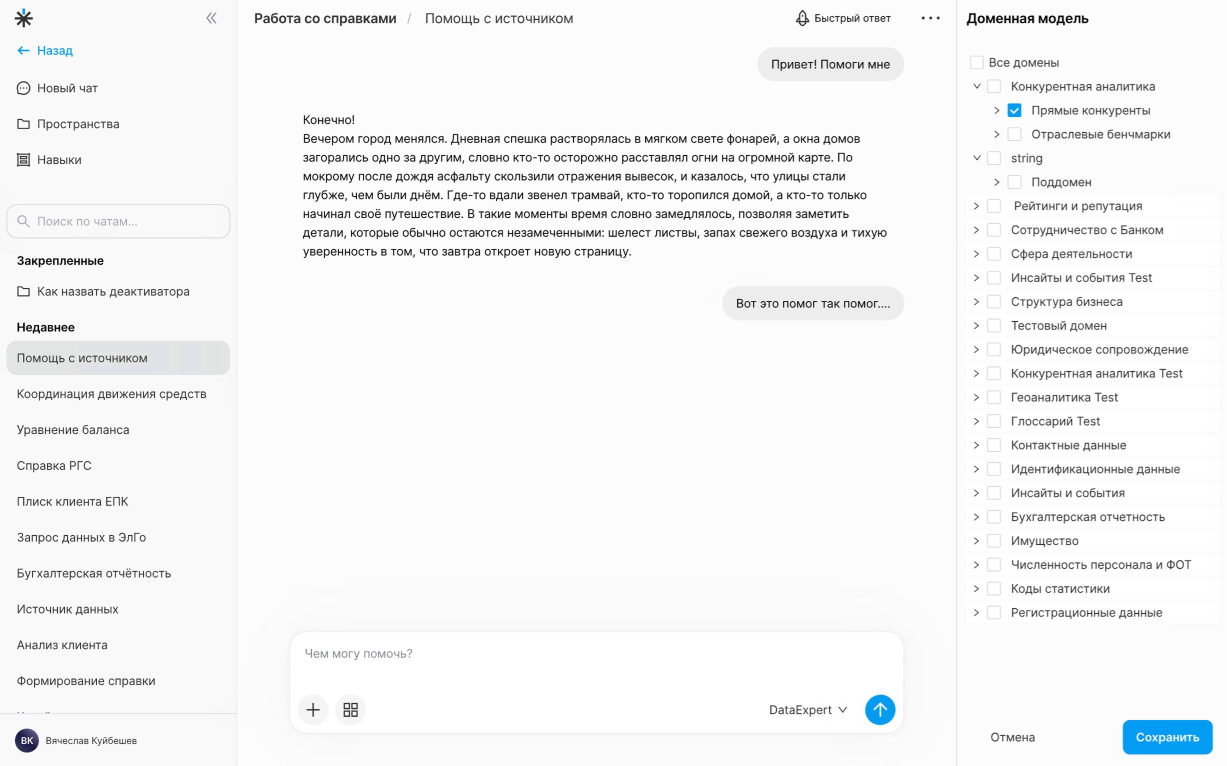
#> input picture design/assets/ai-space.png, 4906 x 3064 px (shown at 1/4 size); its folder holds only this picture in this run
$ python build.py
#> lines starting #> are read from the running program, lines starting #| are printed output that depends on the picture
#!/usr/bin/env python3
"""Сборка статического сайта из дизайн-референсов design/*.dc.html в dist/.

  python3 -m pip install -r requirements.txt
  SITE_URL=https://example.ru python3 build.py

Каждый референс — шаблон с привязками {{ ... }}, style-hover / style-after,
<sc-if>/<sc-for> и классом Component. Сборщик переносит разметку как есть,
превращая привязки в CSS-переменные и data-атрибуты, которые обслуживает
src/site.js. Картинки конвертируются в WebP с несколькими ширинами.
"""
import hashlib
import html
import json
import os
import re
import shutil
import sys
from pathlib import Path

from PIL import Image, ImageDraw, ImageFont

ROOT = Path(__file__).resolve().parent
DESIGN = ROOT / 'design'
ASSETS = DESIGN / 'assets'
SRC = ROOT / 'src'
DIST = ROOT / 'dist'
SITE_URL = os.environ.get('SITE_URL', 'https://gurevnind.ru').rstrip('/')

ACCENT = '#1B44E0'
SITE_JS = 'site.js'  # имя с хэшем содержимого задаётся в main()

# Метатеги подтверждения прав для панелей вебмастера; выводятся только на главной.
VERIFICATION = {
    'yandex-verification': '20485b39baa75f5a',
}
# Ключ IndexNow: файл /<ключ>.txt подтверждает, что уведомления шлёт владелец сайта.
INDEXNOW_KEY = 'd0c705f09210197d3875f06d88c2709b'

PAGES = {
    'Portfolio.dc.html': {
        'route': '/',
        'title': 'Дмитрий Гуревнин — продуктовый дизайнер',
        'desc': 'Портфолио продуктового дизайнера Дмитрия Гуревнина: внутренние data-heavy продукты, высоконагруженные системы, сложные данные и enterprise-сценарии.',
    },
    'Case Sber Platform v3.dc.html': {
        'route': '/cases/sber-platform/',
        'title': 'Корпоративная платформа клиентских данных — кейс · Дмитрий Гуревнин',
        'desc': 'Кейс: корпоративная банковская платформа для работы с данными корпоративных клиентов Сбера — 30 000+ пользователей ежедневно.',
    },
    'Case SberBusiness Consents.dc.html': {
        'route': '/cases/sberbusiness-consents/',
        'title': 'Раздел согласий в СберБизнес — кейс · Дмитрий Гуревнин',
        'desc': 'Кейс: раздел работы с согласиями в СберБизнес для 120 000+ активных пользователей с учётом требований регуляции.',
    },
    'Feature Client Form.dc.html': {
        'route': '/cases/sber-platform/client-form/',
        'title': 'Форма создания клиента — фича · Дмитрий Гуревнин',
        'desc': 'Фича корпоративной платформы: пошаговая форма создания клиента.',
    },
    'Feature Data Domains.dc.html': {
        'route': '/cases/sber-platform/data-domains/',
        'title': 'Домены данных и AI-пространство — фича · Дмитрий Гуревнин',
        'desc': 'Фича корпоративной платформы: управление доменами данных и AI-пространство.',
    },
    'Feature Bulk Operations.dc.html': {
        'route': '/cases/sber-platform/bulk-operations/',
        'title': 'Массовые операции по филиальной сети — фича · Дмитрий Гуревнин',
        'desc': 'Фича корпоративной платформы: автоматизация массовых операций по филиальной сети.',
    },
}
# Старые имена референсов, на которые ещё ссылается код.
ALIASES = {'Case Sber Platform v2.dc.html': 'Case Sber Platform v3.dc.html'}
FEATURE_SLUGS = {
    'Feature Client Form': 'client-form',
    'Feature Data Domains': 'data-domains',
    'Feature Bulk Operations': 'bulk-operations',
}

# Ширины для srcset; оригинал (не шире MAX_W) всегда идёт в src — его же открывает лайтбокс.
MAX_W = 2900
WIDTHS = (960, 1600)
# sizes для картинок, которые на экране заметно уже вьюпорта.
SIZES = {
    'avatar-full': '200px',
    **{n: '(max-width: 640px) 100vw, 420px' for n in ('istanbul', 'dnd', 'mushrooms', 'travel', 'altai', 'altai-nose', 'podcast')},
}
DEFAULT_SIZES = '(min-width: 1792px) 1632px, 100vw'


# ---------------------------------------------------------------- images

image_info = {}


def build_images():
    out = DIST / 'assets'
    out.mkdir(parents=True, exist_ok=True)
    for p in sorted(ASSETS.iterdir()):
        if p.suffix.lower() != '.png':
            if p.is_file():
                shutil.copy2(p, out / p.name)
            continue
        with Image.open(p) as im:
#> im is the input picture: PIL image 4906x3064 RGBA; mean R, G, B, A 244.5, 245.1, 245.5, 255
            im.load()
            w, h = im.size
#> w = 4906; h = 3064
            if im.mode not in ('RGB', 'RGBA'):
                im = im.convert('RGBA')
            variants = []
            full_w = min(w, MAX_W)
#> full_w = 2900
            for tw in sorted({x for x in WIDTHS if x < full_w} | {full_w}):
                name = p.stem + ('.webp' if tw == full_w else f'-{tw}.webp')
                dst = out / name
                if not dst.exists() or dst.stat().st_mtime < p.stat().st_mtime:
                    th = round(h * tw / w)
                    (im if tw == w else im.resize((tw, th), Image.LANCZOS)).save(dst, 'WEBP', quality=82, method=6)
                variants.append((tw, name))
#> this loop made 3 passes
#> pass 1, in build_images, `(im if tw == w else im.resize((tw, th), Image.LANCZOS)).save(dst, 'WEB..`:
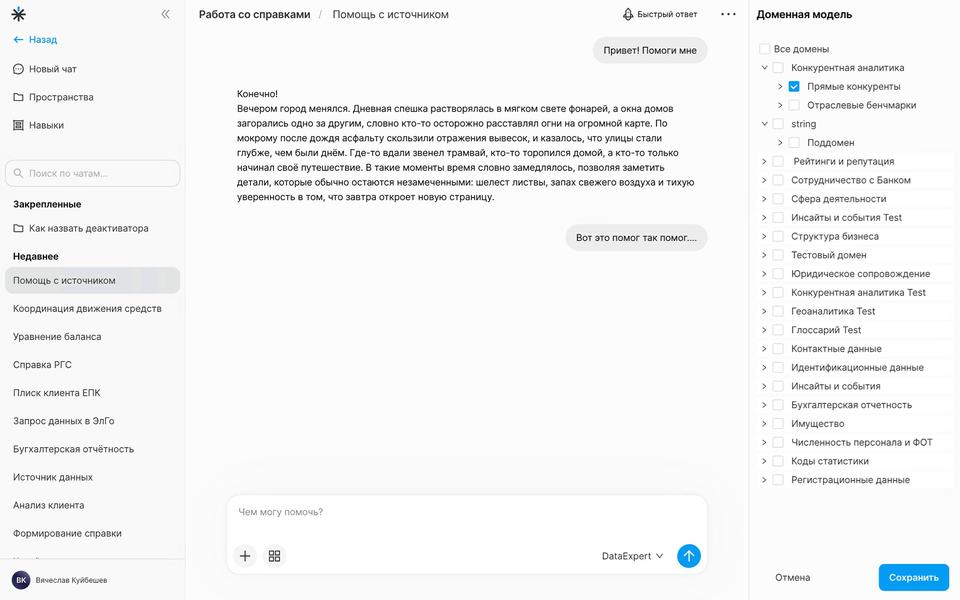
#> saved as ai-space-960.webp: PIL image 960x600 RGBA; mean R, G, B, A 244.2, 244.8, 245.2, 255
#> pass 2, in build_images, `(im if tw == w else im.resize((tw, th), Image.LANCZOS)).save(dst, 'WEB..`:
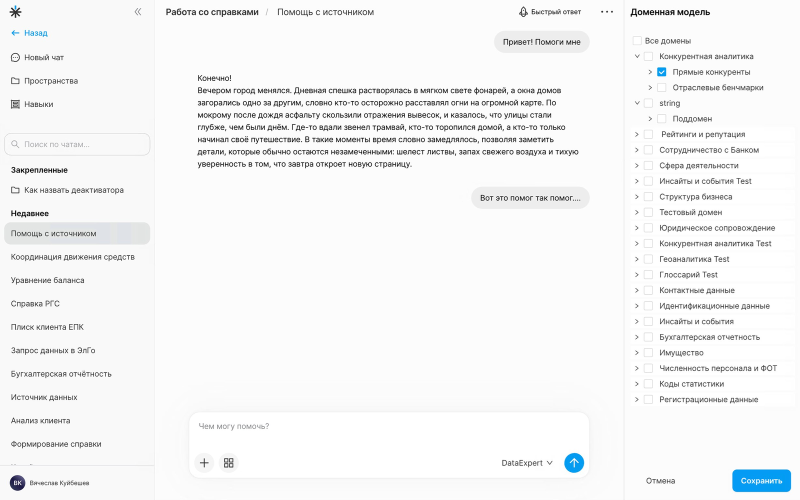
#> saved as ai-space-1600.webp: PIL image 1600x999 RGBA (shown at 1/2 size); mean R, G, B, A 244.3, 245, 245.3, 255
#> after the loop, variants = [(960, 'ai-space-960.webp'), (1600, 'ai-space-1600.webp')]
        image_info[p.stem] = {'w': full_w, 'h': round(h * full_w / w), 'variants': variants}
    print(f'images: {len(image_info)}')


# [5 lines left out: function asset_url, not called in this run]


# ---------------------------------------------------------------- template conversion

TOKEN_RE = re.compile(r'<!--.*?-->|<(/?)([a-zA-Z][\w-]*)((?:\s+[^\s=/>]+(?:="[^"]*")?)*)\s*(/?)>', re.S)
ATTR_RE = re.compile(r'([^\s=/>]+)(?:="([^"]*)")?')
BIND_RE = re.compile(r'{{\s*([\w.]+)\s*}}')
EVENTS = {'onClick': 'click', 'onMouseEnter': 'mouseenter', 'onMouseLeave': 'mouseleave', 'onMouseDown': 'mousedown'}
VOID = {'img', 'br', 'meta', 'input', 'hr', 'source', 'link'}


# [9 lines left out: function map_url, not called in this run]


class Converter:
    # [156 lines left out: functions __init__, css_value, rule, start_tag, img_attrs, text and 2 more, not called in this run]


# ---------------------------------------------------------------- pages

BASE_CSS = (
    'dc-if,dc-for{display:contents}dc-if[hidden]{display:none!important}'
    ':focus-visible{outline:2px solid ' + ACCENT + ';outline-offset:2px}'
    # Точки карусели 6px — расширяем зону нажатия без изменения вида.
    'button[aria-label="Слайд"]{position:relative}'
    'button[aria-label="Слайд"]::before{content:"";position:absolute;inset:-9px -3px}'
)


def abs_url(path):
    return (SITE_URL + path) if SITE_URL else path


# [79 lines left out: functions head, fix_script, build_page, not called in this run]


def minify_css(s):
    return re.sub(r'\s*\n\s*', '', s).strip()


# [24 lines left out: function build_404, not called in this run]


# ---------------------------------------------------------------- icons, og, seo files

FLOWER_SVG = f'''<svg xmlns="http://www.w3.org/2000/svg" viewBox="0 0 32 32"><g fill="{ACCENT}"><circle cx="16" cy="4.5" r="4.4"/><circle cx="27.5" cy="16" r="4.4"/><circle cx="16" cy="27.5" r="4.4"/><circle cx="4.5" cy="16" r="4.4"/><circle cx="16" cy="16" r="8"/></g><circle cx="16" cy="16" r="4.2" fill="#fff"/></svg>
'''


# [20 lines left out: functions draw_flower, find_font, not called in this run]


def font(bold, size):
    f = find_font(bold)
    return ImageFont.truetype(f, size) if f else ImageFont.load_default()


# [44 lines left out: functions build_icons_and_og, build_seo_files, not called in this run]


def main():
    if DIST.exists():
        for p in DIST.iterdir():
            if p.name != 'assets':
                shutil.rmtree(p) if p.is_dir() else p.unlink()
    DIST.mkdir(exist_ok=True)
    build_images()
    global SITE_JS
    js = (SRC / 'site.js').read_bytes()
    SITE_JS = f'site.{hashlib.sha1(js).hexdigest()[:8]}.js'
    for old in (DIST / 'assets').glob('site.*.js'):
        old.unlink()
    (DIST / 'assets' / SITE_JS).write_bytes(js)
    shutil.copy2(SRC / '_headers', DIST / '_headers')
    for fname, meta in PAGES.items():
        build_page(fname, meta)
    build_404()
    build_icons_and_og()
    build_seo_files()
    if not SITE_URL:
        print('note: SITE_URL не задан — canonical, og:url и sitemap.xml пропущены', file=sys.stderr)


if __name__ == '__main__':
#> (the run stopped early here; a loop or call above may not have finished)

$ run again, on design/assets/bulk-step4-full.png
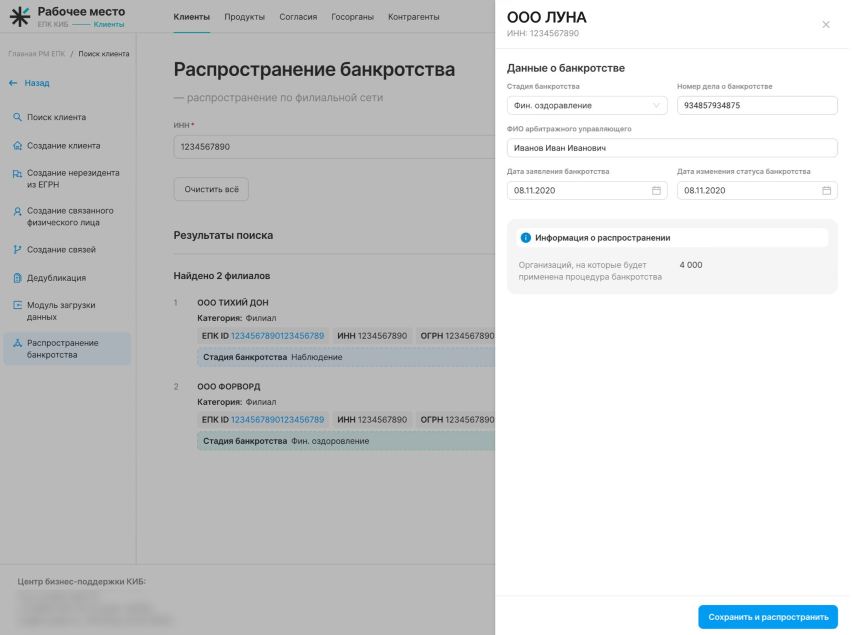
#> input picture design/assets/bulk-step4-full.png, 2560 x 1905 px (shown at 1/3 size)
#> in build_images, im is the input picture: PIL image 2560x1905 RGBA; mean R, G, B, A 208.5, 209.8, 210.5, 255
#> the loop in build_images, `for tw in sorted({x for x in WIDTHS if x < full_w} | {full_w}):` made 3 passes
#> pass 1, in build_images, `(im if tw == w else im.resize((tw, th), Image.LANCZOS)).save(dst, 'WEB..`:
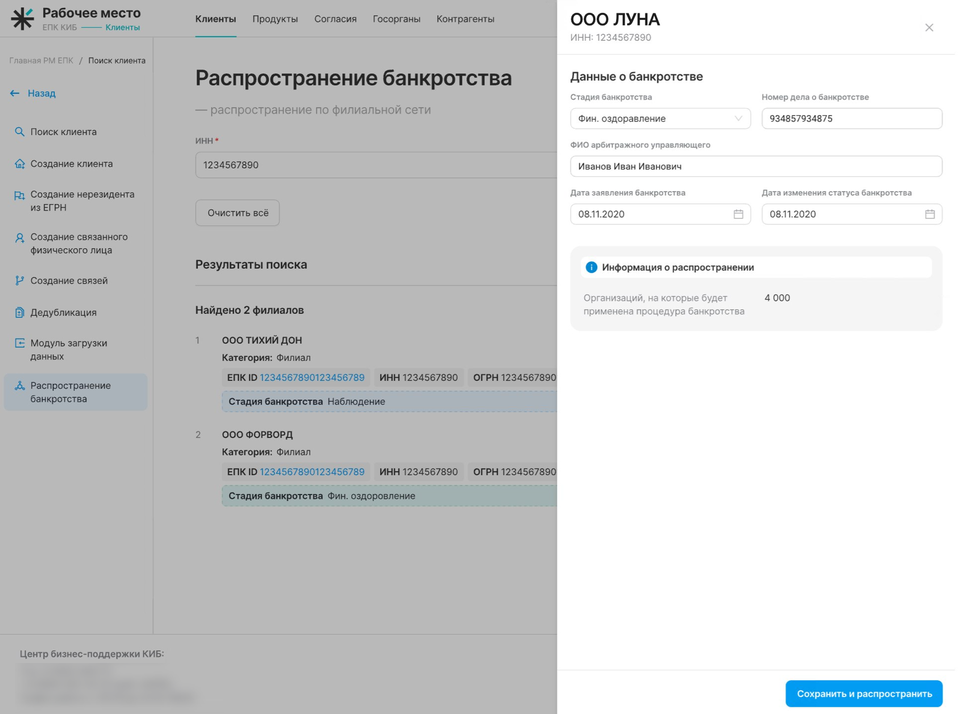
#> saved as bulk-step4-full-960.webp: PIL image 960x714 RGBA; mean R, G, B, A 208.4, 209.8, 210.5, 255
#> pass 2, in build_images, `(im if tw == w else im.resize((tw, th), Image.LANCZOS)).save(dst, 'WEB..`:
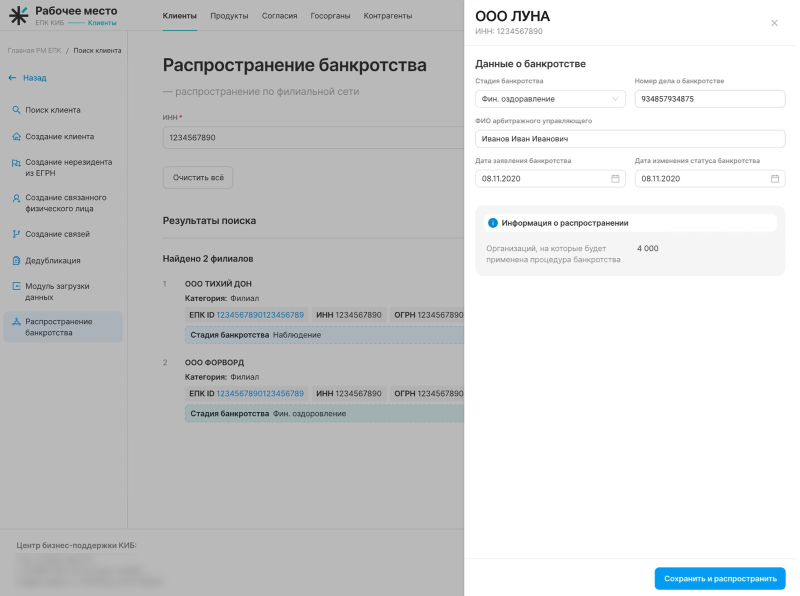
#> saved as bulk-step4-full-1600.webp: PIL image 1600x1191 RGBA (shown at 1/2 size); mean R, G, B, A 208.5, 209.8, 210.5, 255
#> after the loop in build_images, `for tw in sorted({x for x in WIDTHS if x < full_w} | {full_w}):`: variants = [(960, 'bulk-step4-full-960.webp'), (1600, 'bulk-step4-full-1600.webp')]

$ run again, on design/assets/bulk-step4.png
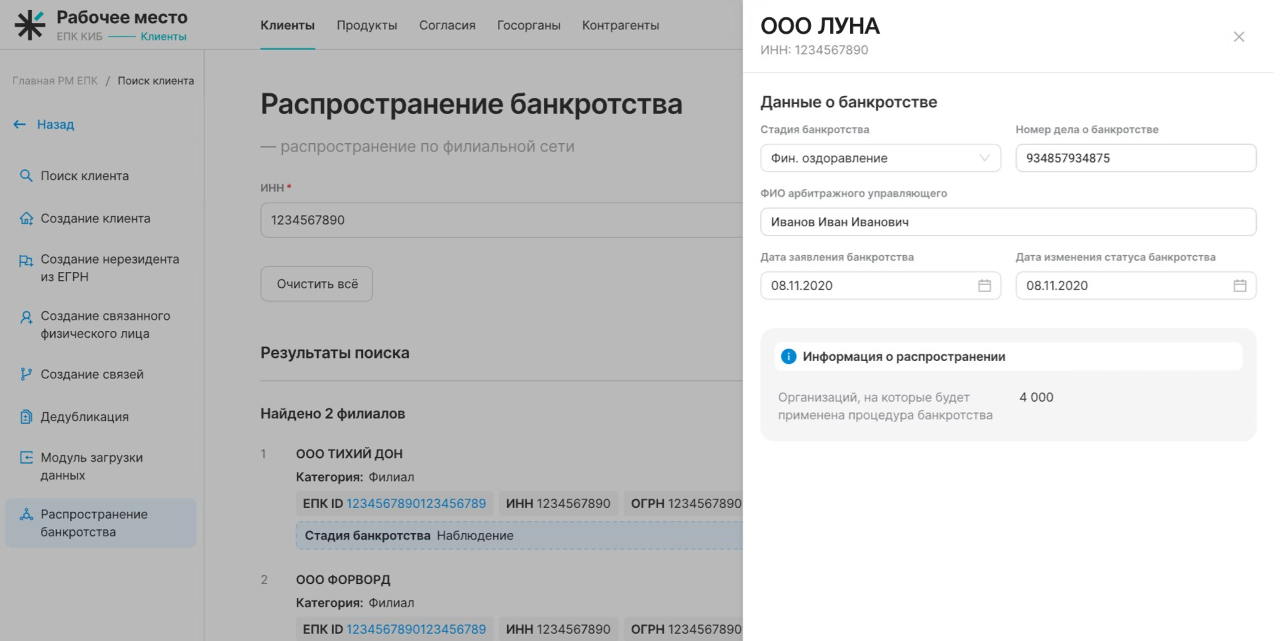
#> input picture design/assets/bulk-step4.png, 2560 x 1282 px (shown at 1/2 size)
#> in build_images, im is the input picture: PIL image 2560x1282 RGBA; mean R, G, B, A 208.5, 209, 209.3, 255
#> the loop in build_images, `for tw in sorted({x for x in WIDTHS if x < full_w} | {full_w}):` made 3 passes
#> pass 1, in build_images, `(im if tw == w else im.resize((tw, th), Image.LANCZOS)).save(dst, 'WEB..`:
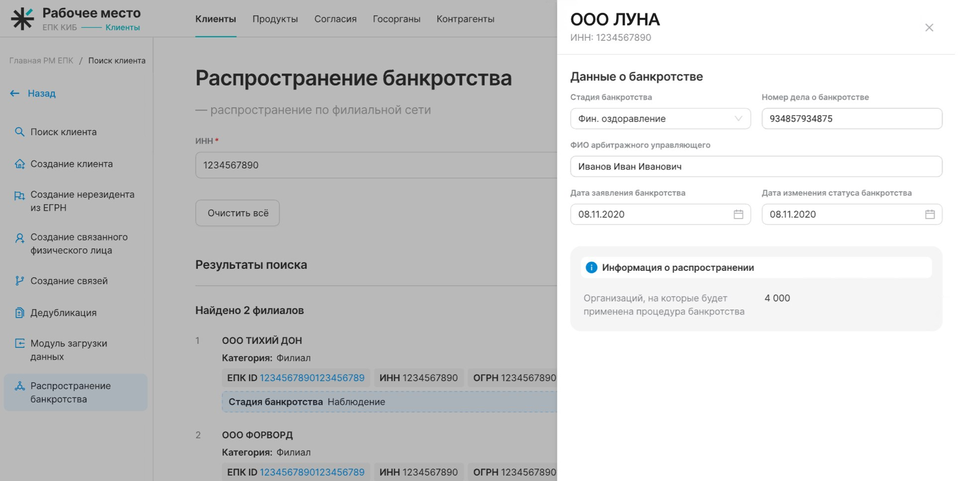
#> saved as bulk-step4-960.webp: PIL image 960x481 RGBA; mean R, G, B, A 208.4, 208.9, 209.3, 255
#> pass 2, in build_images, `(im if tw == w else im.resize((tw, th), Image.LANCZOS)).save(dst, 'WEB..`:
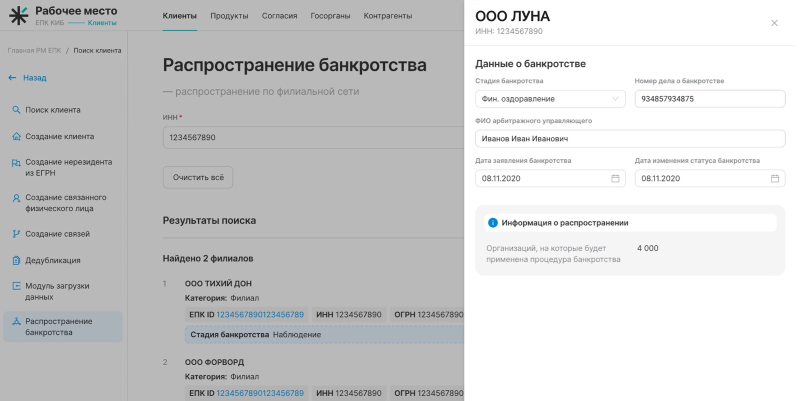
#> saved as bulk-step4-1600.webp: PIL image 1600x801 RGBA (shown at 1/2 size); mean R, G, B, A 208.5, 209, 209.3, 255
#> after the loop in build_images, `for tw in sorted({x for x in WIDTHS if x < full_w} | {full_w}):`: variants = [(960, 'bulk-step4-960.webp'), (1600, 'bulk-step4-1600.webp')]
